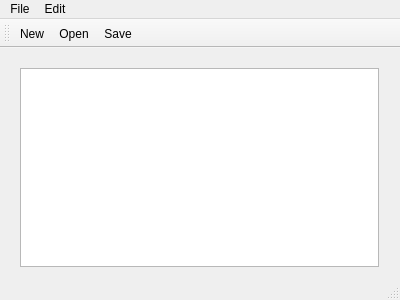
<?xml version="1.0" encoding="UTF-8"?>
<ui version="4.0">
 <class>MainWindow</class>
 <widget class="QMainWindow" name="MainWindow">
  <property name="geometry">
   <rect>
    <x>0</x>
    <y>0</y>
    <width>400</width>
    <height>300</height>
   </rect>
  </property>
  <property name="windowTitle">
   <string>MainWindow</string>
  </property>
  <widget class="QWidget" name="centralWidget">
   <widget class="QWidget" name="verticalLayoutWidget">
    <property name="geometry">
     <rect>
      <x>9</x>
      <y>9</y>
      <width>381</width>
      <height>221</height>
     </rect>
    </property>
    <layout class="QVBoxLayout" name="verticalLayout">
     <item>
      <widget class="QTextEdit" name="textEdit"/>
     </item>
    </layout>
   </widget>
  </widget>
  <widget class="QMenuBar" name="menuBar">
   <property name="geometry">
    <rect>
     <x>0</x>
     <y>0</y>
     <width>400</width>
     <height>26</height>
    </rect>
   </property>
   <widget class="QMenu" name="menuFile">
    <property name="title">
     <string>File</string>
    </property>
    <addaction name="actionNew"/>
    <addaction name="actionOpen"/>
    <addaction name="actionSave"/>
    <addaction name="actionPrint"/>
    <addaction name="actionExit"/>
   </widget>
   <widget class="QMenu" name="menuEdit">
    <property name="title">
     <string>Edit</string>
    </property>
    <addaction name="actionCopy"/>
    <addaction name="actionPaste"/>
    <addaction name="actionCut"/>
    <addaction name="actionUndo"/>
    <addaction name="actionRedo"/>
   </widget>
   <addaction name="menuFile"/>
   <addaction name="menuEdit"/>
  </widget>
  <widget class="QToolBar" name="mainToolBar">
   <attribute name="toolBarArea">
    <enum>TopToolBarArea</enum>
   </attribute>
   <attribute name="toolBarBreak">
    <bool>false</bool>
   </attribute>
   <addaction name="actionNew"/>
   <addaction name="actionOpen"/>
   <addaction name="actionSave"/>
  </widget>
  <widget class="QStatusBar" name="statusBar"/>
  <action name="actionNew">
   <property name="icon">
    <iconset resource="resources.qrc">
     <normaloff>:/images/images/New.bmp</normaloff>:/images/images/New.bmp</iconset>
   </property>
   <property name="text">
    <string>New</string>
   </property>
  </action>
  <action name="actionOpen">
   <property name="icon">
    <iconset resource="resources.qrc">
     <normaloff>:/images/images/Open.bmp</normaloff>:/images/images/Open.bmp</iconset>
   </property>
   <property name="text">
    <string>Open</string>
   </property>
  </action>
  <action name="actionSave">
   <property name="icon">
    <iconset resource="resources.qrc">
     <normaloff>:/images/images/Save.bmp</normaloff>:/images/images/Save.bmp</iconset>
   </property>
   <property name="text">
    <string>Save</string>
   </property>
  </action>
  <action name="actionPrint">
   <property name="text">
    <string>Print</string>
   </property>
  </action>
  <action name="actionExit">
   <property name="text">
    <string>Exit</string>
   </property>
  </action>
  <action name="actionCopy">
   <property name="text">
    <string>Copy</string>
   </property>
  </action>
  <action name="actionPaste">
   <property name="text">
    <string>Paste</string>
   </property>
  </action>
  <action name="actionCut">
   <property name="text">
    <string>Cut</string>
   </property>
  </action>
  <action name="actionUndo">
   <property name="text">
    <string>Undo</string>
   </property>
  </action>
  <action name="actionRedo">
   <property name="text">
    <string>Redo</string>
   </property>
  </action>
 </widget>
 <layoutdefault spacing="6" margin="11"/>
 <resources>
  <include location="resources.qrc"/>
 </resources>
 <connections/>
</ui>
